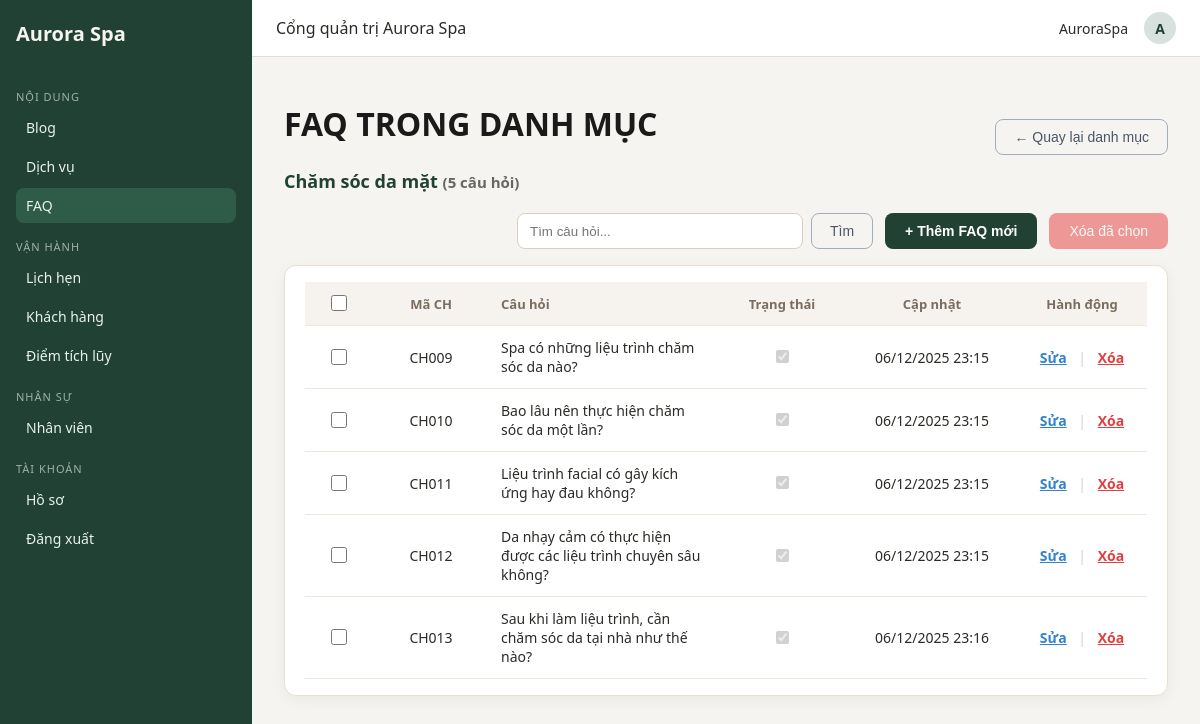
The page /staff/faq/categories/DM002/ (signed in) on the database its author committed.
### aurora/models.py (models this page shows, shortened)
class DanhMucFAQ(models.Model):
   MaDanhMuc = models.CharField(max_length=10, primary_key=True, editable=False)
   TenDanhMuc = models.CharField(max_length=200, unique=True)
   MoTaDanhMuc = models.TextField(blank=True, null=True)
   TrangThaiHienThi = models.BooleanField(default=True)
   NgayCapNhat = models.DateTimeField(auto_now=True)
   class Meta:
       db_table = "DanhMucFAQ"
       verbose_name_plural = "Danh mục FAQ"
       ordering = ['MaDanhMuc']

class FAQ(models.Model):
   MaCauHoi = models.CharField(max_length=10, primary_key=True, editable=False)
   CauHoi = models.CharField(max_length=300)
   CauTraLoi = models.TextField()
   MaDanhMuc = models.ForeignKey(
       DanhMucFAQ,
       on_delete=models.SET_NULL,
       null=True,
       blank=True,
       related_name="faq_list"
   )
   MaNhanVien=models. ForeignKey('NhanVien', on_delete=models.CASCADE, help_text='Mã nhân viên')
   TrangThaiHienThi = models.BooleanField(default=True)
   NgayCapNhat = models.DateTimeField(auto_now=True)
   class Meta:
       db_table = "FAQ"
       ordering = ['-MaCauHoi']
       verbose_name = "Câu hỏi thường gặp"
       verbose_name_plural = "Câu hỏi thường gặp"

### staffpanel/views.py (the view)
# urls.py: path('faq/categories/<str:category_pk>/', views.staff_faq_list_by_category, name='staff_faq_list_by_category'),
@never_cache
@content_required
def staff_faq_list_by_category(request, category_pk):
   category = get_object_or_404(DanhMucFAQ, MaDanhMuc=category_pk)
   q = request.GET.get('q', '')
   faqs = FAQ.objects.filter(MaDanhMuc=category).order_by('MaCauHoi')
   if q:
       faqs = faqs.filter(Q(CauHoi__icontains=q) | Q(CauTraLoi__icontains=q))
   response = render(request, 'staffpanel/faq_list_by_category.html', {
       'faqs': faqs,
       'category': category,
       'q': q,
   })
   response['Cache-Control'] = 'no-cache, no-store, must-revalidate, max-age=0'
   response['Pragma'] = 'no-cache'
   response['Expires'] = '0'
   return response

### staffpanel/permissions.py (called while the page is built)
def role_required(*roles):
    def decorator(view_func):
        @wraps(view_func)
        def _wrapped(request, *args, **kwargs):
            if not request.user.is_authenticated:
                return redirect('staff_login')
            try:
                nv = request.user.nhanvien
            except Exception:
                return HttpResponseForbidden("Bạn không phải nhân viên Aurora.")
            if nv.VaiTro in roles or request.user.is_superuser:
                return view_func(request, *args, **kwargs)
            return HttpResponseForbidden("Bạn không có quyền truy cập chức năng này.")
        return _wrapped
    return decorator

### staffpanel/templates/staffpanel/faq_list_by_category.html (shortened to what this page needs)
{% extends 'staffpanel/base.html' %}
{% load static %}
{% block nav_faq %}active{% endblock %}
{% block content %}
<div class="page-header" style="display:flex; justify-content:space-between; align-items:center; margin-bottom:20px;">
    <div>
        <h1 class="page-title">FAQ TRONG DANH MỤC</h1>
        <p style="margin:0; color:#214134; font-weight:600; font-size:18px;">
            {{ category.TenDanhMuc }} <small style="color:#666;">({{ faqs.count }} câu hỏi)</small>
        </p>
    </div>
    <a href="{% url 'staff_faq_category_list' %}">
        <button class="btn btn-outline">← Quay lại danh mục</button>
    </a>
</div>
<div style="margin:10px 0; display:flex; justify-content:flex-end; gap:12px; flex-wrap:wrap;">
    <form method="get" style="display:flex; gap:8px;">
        <input type="text" name="q" value="{{ q }}" placeholder="Tìm câu hỏi..."
               style="padding:8px 12px; border-radius:8px; border:1px solid #d9cfc3; min-width:260px;">
        <button type="submit" class="btn btn-outline">Tìm</button>
    </form>
    <a href="{% url 'staff_faq_add_in_category' category.MaDanhMuc %}">
        <button class="btn btn-primary">+ Thêm FAQ mới</button>
    </a>
    {% if request.user.nhanvien.VaiTro == 'MANAGER' %}
    <button id="bulkDelete" class="btn btn-danger" disabled style="opacity:0.5; cursor:not-allowed;">
    </button>
    {% endif %}
</div>
<div class="card" style="margin-top:16px;">
    <table style="width:100%; table-layout:fixed; border-collapse:collapse;">
        <thead style="background:#f8fafc;">
            <tr>
                {% if request.user.nhanvien.VaiTro == 'MANAGER' %}
                <th style="width:50px; text-align:center;">
                    <input type="checkbox" id="selectAll" class="custom-checkbox">
                </th>
                {% endif %}
                <th style="width:100px; text-align:center;">Mã CH</th>
                <th style="text-align:left; padding-left:12px;">Câu hỏi</th>
                <th style="width:110px; text-align:center;">Trạng thái</th>
                <th style="width:150px; text-align:center;">Cập nhật</th>
                <th style="width:140px; text-align:center;">Hành động</th>
            </tr>
        </thead>
        <tbody>
            {% for faq in faqs %}
            <tr style="height:56px; border-bottom:1px solid #e2e8f0; cursor:pointer;" class="faq-row"
                data-json='{
                    "mach": "{{ faq.MaCauHoi }}",
                    "cauhoi": "{{ faq.CauHoi|escapejs }}",
                    "cautraloi": "{{ faq.CauTraLoi|escapejs }}",
                    "trangthai": {{ faq.TrangThaiHienThi|yesno:"true,false" }},
                    "ngaycapnhat": "{{ faq.NgayCapNhat|date:'d/m/Y H:i' }}",
                    "nhanvien": "{{ faq.MaNhanVien.user.get_full_name|default:faq.MaNhanVien.user.username }}"
                }'>
                {% if request.user.nhanvien.VaiTro == 'MANAGER' %}
                <td onclick="event.stopPropagation()" style="text-align:center;">
                    <input type="checkbox" class="row-checkbox custom-checkbox" value="{{ faq.MaCauHoi }}">
                </td>
                {% endif %}
                <td style="text-align:center;">{{ faq.MaCauHoi }}</td>
                <td style="padding-left:12px;">{{ faq.CauHoi|truncatechars:70 }}</td>
                <td style="text-align:center;">
                    <label class="pretty-checkbox">
                        <input type="checkbox" disabled {% if faq.TrangThaiHienThi %}checked{% endif %}>
                    </label>
                </td>
                <td style="text-align:center;">{{ faq.NgayCapNhat|date:"d/m/Y H:i" }}</td>
                <td style="text-align:center;" onclick="event.stopPropagation()">
                    <a href="{% url 'staff_faq_add_in_category' category.MaDanhMuc %}?edit={{ faq.MaCauHoi }}"
                       style="color:#3182ce; font-weight:600;">Sửa</a>
                    {% if request.user.nhanvien.VaiTro == 'MANAGER' %}
                    <span style="color:#cbd5e0; margin:0 8px;">|</span>
                    <a href="javascript:void(0)"
                       style="color:#e53e3e; font-weight:600; text-decoration:underline; text-decoration-color:#e53e3e; cursor:pointer;"
                       onclick="
                           if (confirm('XÓA câu hỏi này?\n\n{{ faq.CauHoi|truncatechars:80|escapejs }}\n\nKhông thể khôi phục!')) {
                               document.getElementById('delete-form-{{ forloop.counter }}').submit();
                           }
                       ">
                        Xóa
                    </a>
                    {% endif %}
                </td>
            </tr>
            {% endfor %}
        </tbody>
    </table>
</div>
{% endblock %}

### staffpanel/templates/staffpanel/base.html (shortened to what this page needs)
{% load static %}
<!DOCTYPE html>
<html lang="vi">
<head>
</head>
<body>
<div class="layout">
    <aside class="sidebar">
        <div class="brand">Aurora Spa</div>
        {% with role=request.user.nhanvien.VaiTro %}
        {% if role == "MANAGER" or role == "CONTENT" %}
            <div class="nav-section-title">Nội dung</div>
            <a href="{% url 'staff_blog_list' %}" class="nav-link {% block nav_blog %}{% endblock %}">Blog</a>
            <a href="{% url 'staff_service_list' %}" class="nav-link {% block nav_service %}{% endblock %}">Dịch vụ</a>
            <a href="{% url 'staff_faq_category_list' %}" class="nav-link {% block nav_faq %}{% endblock %}">FAQ</a>
        {% endif %}
        {% if role == "MANAGER" or role == "RECEPTION" %}
            <div class="nav-section-title">Vận hành</div>
            <a href="{% url 'staff_appointment_list' %}" class="nav-link {% block nav_appointment %}{% endblock %}">Lịch hẹn</a>
            <a href="{% url 'staff_customer_list' %}" class="nav-link {% block nav_customer %}{% endblock %}">Khách hàng</a>
            <a href="{% url 'staff_loyalty_list' %}" class="nav-link {% block nav_loyalty %}{% endblock %}">Điểm tích lũy</a>
        {% endif %}
        {% if role == "MANAGER" %}
            <div class="nav-section-title">Nhân sự</div>
            <a href="{% url 'staff_employee_list' %}" class="nav-link {% block nav_employee %}{% endblock %}">Nhân viên</a>
        {% endif %}
        <div class="nav-section-title">Tài khoản</div>
        <a href="{% url 'staff_profile' %}" class="nav-link">Hồ sơ</a>
        <a href="{% url 'staff_logout' %}" class="nav-link">Đăng xuất</a>
        {% endwith %}
    </aside>
    <div class="main">
        <header class="topbar">
            <div>Cổng quản trị Aurora Spa</div>
            <div class="topbar-right">
                <span>{{ request.user.username }}</span>
                <div class="avatar">{{ request.user.username|first|upper }}</div>
            </div>
        </header>
        <main class="content">
            {% block content %}{% endblock %}
        </main>
    </div>
</div>
</body>
</html>

### staffpanel/templates/staffpanel/base.html (style rules this page uses)
body { margin:0; font-family:system-ui,-apple-system,Segoe UI,Roboto,Helvetica,Arial,sans-serif; background:#f6f4f0; color:#2d2a26; }
.layout { display:flex; min-height:100vh; }
.sidebar { width:220px; background:#214134; color:#f6f4f0; display:flex; flex-direction:column; padding:20px 16px; }
.brand { font-weight:700; font-size:20px; margin-bottom:30px; }
.nav-section-title { font-size:11px; text-transform:uppercase; letter-spacing:1px; color:#9fb1a7; margin:12px 0 6px; }
.nav-link { display:block; padding:8px 10px; border-radius:8px; margin-bottom:4px; font-size:14px; text-decoration:none; color:#e8f2f0; transition:background .2s; }
.nav-link:hover, .nav-link.active { background:#2f5c48; }
.main { flex:1; display:flex; flex-direction:column; }
.topbar { height:56px; padding:0 24px; display:flex; align-items:center; justify-content:space-between; background:#fff; border-bottom:1px solid #e4ded4; }
.topbar-right { display:flex; align-items:center; gap:16px; font-size:14px; }
.avatar { width:32px; height:32px; border-radius:999px; background:#d7e2de; display:inline-flex; align-items:center; justify-content:center; font-weight:600; color:#214134; font-size:14px; }
.content { padding:24px 32px 40px; }
.page-header { display:flex; align-items:center; justify-content:space-between; margin-bottom:16px; }
.page-title { font-size: 32px !important; font-weight: 700 !important; color: #1a1a1a !important; margin-bottom: 24px !important; }
.btn { border:none; border-radius:8px; padding:8px 14px; font-size:14px; cursor:pointer; }
.btn-primary { background:#2f5c48; color:#fff; }
.btn-outline { background:transparent; border:1px solid #d6cbbd; color:#4b463c; }
.card { background:#fff; border-radius:12px; border:1px solid #eadfd0; box-shadow:0 4px 18px rgba(0,0,0,.03); padding:16px 20px; }
table { width:100%; border-collapse:collapse; font-size:14px; }
thead tr { background:#f6f3ee; }
th, td { padding:10px 8px; text-align:left; border-bottom:1px solid #f0e7dc; }
th { font-weight:600; color:#7b6c5d; font-size:13px; }
table { width: 100%; border-collapse: collapse; font-size: 14px; }
table th:first-child, table td:first-child { width: 50px !important; text-align: center !important; padding: 10px 8px !important; }
table th, table td { padding: 12px 10px !important; vertical-align: middle !important; }
thead tr { background: #f6f3ee !important; }
table th:last-child, table td:last-child { width: 110px !important; text-align: center !important; }

### staffpanel/templates/staffpanel/faq_list_by_category.html (style rules this page uses)
.custom-checkbox { width:16px!important; height:16px!important; cursor:pointer; accent-color:#28a745; }
.btn-outline { background:transparent; border:1px solid #a0aec0; color:#4a5568; padding:9px 18px; border-radius:8px; font-weight:500; cursor:pointer; }
.btn-primary { background:#214134; color:white; border:none; padding:10px 20px; border-radius:8px; font-weight:600; cursor:pointer; }
.btn-danger { background:#e53e3e; color:white; border:none; padding:10px 20px; border-radius:8px; cursor:pointer; }
.card { background:white; border-radius:12px; box-shadow:0 4px 15px rgba(0,0,0,0.05); overflow:hidden; }

### rows shown on the page
DanhMucFAQ: TenDanhMuc "Chăm sóc da mặt"
FAQ: MaCauHoi "CH009", CauHoi "Spa có những liệu trình chăm sóc da nào?", TrangThaiHienThi "☑", NgayCapNhat "06/12/2025 23:15"
FAQ: MaCauHoi "CH010", CauHoi "Bao lâu nên thực hiện chăm sóc da một lần?", TrangThaiHienThi "☑", NgayCapNhat "06/12/2025 23:15"
FAQ: MaCauHoi "CH011", CauHoi "Liệu trình facial có gây kích ứng hay đau không?", TrangThaiHienThi "☑", NgayCapNhat "06/12/2025 23:15"
FAQ: MaCauHoi "CH012", CauHoi "Da nhạy cảm có thực hiện được các liệu trình chuyên sâu không?", TrangThaiHienThi "☑", NgayCapNhat "06/12/2025 23:15"
FAQ: MaCauHoi "CH013", CauHoi "Sau khi làm liệu trình, cần chăm sóc da tại nhà như thế nào?", TrangThaiHienThi "☑", NgayCapNhat "06/12/2025 23:16"

### other values the page prints
{{ request.user.username }} "AuroraSpa"
{{ request.user.username|first|upper }} "A"
{{ faqs.count }} "5"
